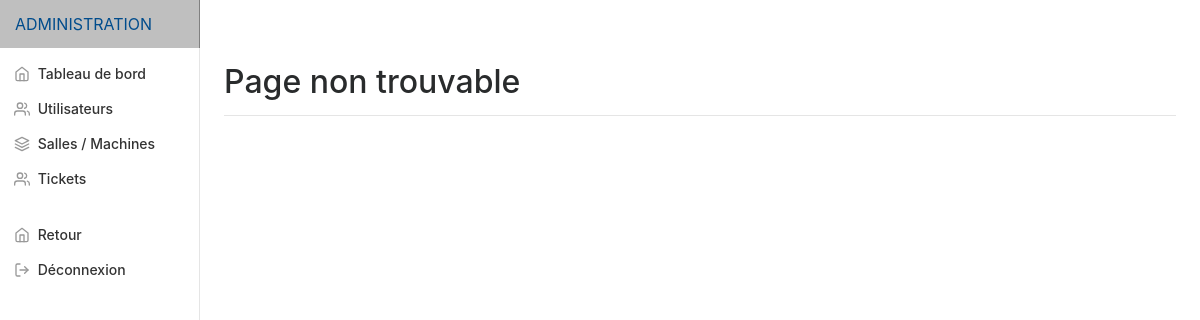
/machines.php?type=i&num=110 (signed in), run on an earlier commit of the app's database.
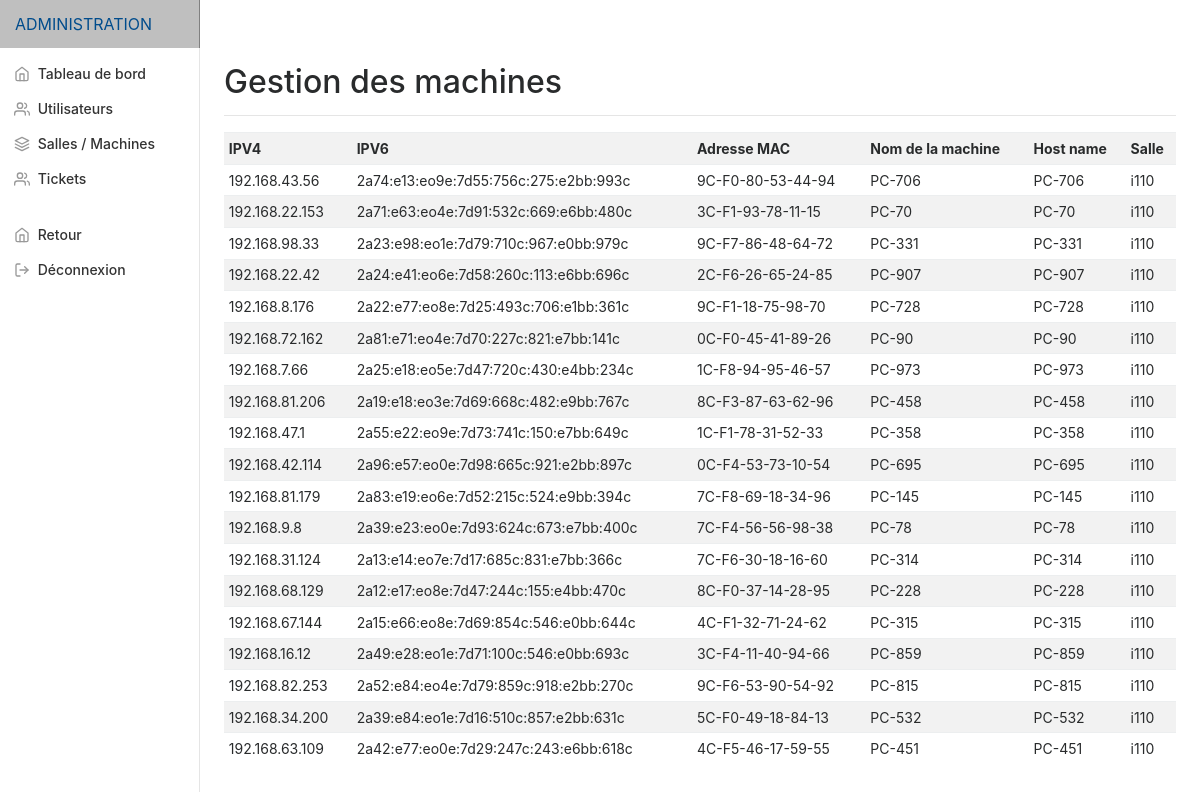
And on a later commit of the database.
### tables this page shows
CREATE TABLE `machines` (
  `id_machine` int(11) NOT NULL,
  `ipv4_machine` varchar(255) NOT NULL,
  `ipv6_machine` varchar(255) NOT NULL,
  `mac_machine` varchar(255) NOT NULL,
  `nom_machine` varchar(255) NOT NULL,
  `host_name_machine` varchar(255) NOT NULL,
  `libelle_machine` char(255) DEFAULT NULL,
  `complet_salle` varchar(20) NOT NULL
);

### machines.php (the view, shortened to what this page needs)
<?php include('inc/admin/header.php'); ?>
<?php
if(isset($_GET['type']) AND isset($_GET['num'])){
if(!empty($_GET['type'] AND $_GET['num'])){
$type = $_GET['type'];
$num = $_GET['num'];
$complet_salle = $type.$num;
$req = $bdd->prepare('SELECT * FROM machines WHERE complet_salle = ?');
$req->execute(array($complet_salle));
$ifresult = $req->rowCount();
if($ifresult != 0){
$result = $req->fetchAll();
?>
<main role="main" class="col-md-9 ml-sm-auto col-lg-10 pt-3 px-4">
  <div class="d-flex justify-content-between flex-wrap flex-md-nowrap align-items-center pb-2 mb-3 border-bottom">
    <h1 class="h2">Gestion des machines</h1>
  </div>
  <div class="table-responsive">
    <?php
    if($result) {
        echo '<table class="table table-striped table-sm">';
            echo '<thread>';
            echo '<tr>';
            echo '<th>IPV4</th>';
            echo '<th>IPV6</th>';
            echo '<th>Adresse MAC</th>';
            echo '<th>Nom de la machine</th>';
            echo '<th>Host name</th>';
            echo '<th>Salle</th>';
        foreach($result as $row) {
            echo '<tr>';
            echo '<td>'.$row["ipv4_machine"].'</td>';
            echo '<td>'.$row["ipv6_machine"].'</td>';
            echo '<td>'.$row["mac_machine"].'</td>';
            echo '<td>'.$row["nom_machine"].'</td>';
            echo '<td>'.$row["host_name_machine"].'</td>';
            echo '<td>'.$row["complet_salle"].'</td>';
            echo '</tr>';
        }
        echo '</table>';
    }
    else echo 'Pas d\'enregistrements dans cette table...';
    ?>
  </div>
</main>
<?php } else {
  include('pageintrouvable.php');
} } else {
  include('pageintrouvable.php');
} } else {
  include('pageintrouvable.php');
}?>
<?php include('inc/admin/footer.php'); ?>

### inc/admin/header.php (shortened to what this page needs)
<?php $url = $_SERVER['PHP_SELF']; ?>
<!doctype html>
<html lang="fr">
  <head>
    <link href="bootstrap/dist/css/bootstrap.min.css" rel="stylesheet">
    <link href="assets/css/dashboard.css" rel="stylesheet">
  </head>
  <body>
    <nav class="navbar navbar-dark sticky-top bg-dark flex-md-nowrap p-0">
      <a class="navbar-brand col-sm-3 col-md-2 mr-0" href="admin.php">ADMINISTRATION</a>
    </nav>
    <div class="container-fluid">
      <div class="row">
        <nav class="col-md-2 d-none d-md-block bg-light sidebar">
          <div class="sidebar-sticky">
            <ul class="nav flex-column">
              <li class="nav-item">
                <a class="nav-link <?php if($url == '/si6_git/admin.php'){echo 'active';}  ?>" href="admin.php">
                  <span data-feather="home"></span>
                  Tableau de bord <span class="sr-only">(current)</span>
                </a>
              </li>
              <li class="nav-item">
                <a class="nav-link <?php if($url == '/si6_git/utilisateurs.php'){echo 'active';}  ?>" href="utilisateurs.php">
                  <span data-feather="users"></span>
                  Utilisateurs
                </a>
              </li>
              <li class="nav-item">
                <a class="nav-link collapsed <?php if($url == '/si6_git/machines.php'){echo 'active';}  ?>" href="#submenu1" data-toggle="collapse" data-target="#submenu1"> <span data-feather="layers"></span> Salles / Machines</a>
              </li>
              <li class="nav-item">
                <a class="nav-link <?php if($url == '/si6_git/tickets.php'){echo 'active';}  ?>" href="tickets.php">
                  <span data-feather="users"></span>
                  Tickets
                </a>
              </li>
              <br>
              <li class="nav-item">
                <a class="nav-link" href="#">
                  <span data-feather="home"></span>
                  Retour
                </a>
              </li>
              <li class="nav-item">
                <a class="nav-link" href="logout.php">
                  <span data-feather="log-out"></span>
                  Déconnexion
                </a>
              </li>
            </ul>
          </div>
        </nav>

### pageintrouvable.php
<main role="main" class="col-md-9 ml-sm-auto col-lg-10 pt-3 px-4">
  <div class="d-flex justify-content-between flex-wrap flex-md-nowrap align-items-center pb-2 mb-3 border-bottom">
    <h1 class="h2">Page non trouvable</h1>
  </div>
</main>

### inc/admin/footer.php (shortened to what this page needs)
</div>
</div>
</body>
</html>

### assets/css/dashboard.css (style rules this page uses)
body { font-size: .875rem; }
.feather { width: 16px; height: 16px; vertical-align: text-bottom; }
.sidebar { position: fixed; top: 0; bottom: 0; left: 0; z-index: 100; padding: 0; box-shadow: inset -1px 0 0 rgba(0, 0, 0, .1); }
.sidebar-sticky { position: -webkit-sticky; position: sticky; top: 48px; height: calc(100vh - 48px); padding-top: .5rem; overflow-x: hidden; overflow-y: auto; }
.sidebar .nav-link { font-weight: 500; color: #333; }
.sidebar .nav-link .feather { margin-right: 4px; color: #999; }
.navbar-brand { padding-top: .75rem; padding-bottom: .75rem; font-size: 1rem; background-color: rgba(0, 0, 0, .25); box-shadow: inset -1px 0 0 rgba(0, 0, 0, .25); }
.border-bottom { border-bottom: 1px solid #e5e5e5; }

What changed in the data, as far as the page shows it:
added machines: ipv4_machine "192.168.43.56", ipv6_machine "2a74:e13:eo9e:7d55:756c:275:e2bb:993c", mac_machine "9C-F0-80-53-44-94", nom_machine "PC-706", host_name_machine "PC-706", complet_salle "i110"
added machines: ipv4_machine "192.168.22.153", ipv6_machine "2a71:e63:eo4e:7d91:532c:669:e6bb:480c", mac_machine "3C-F1-93-78-11-15", nom_machine "PC-70", host_name_machine "PC-70", complet_salle "i110"
added machines: ipv4_machine "192.168.98.33", ipv6_machine "2a23:e98:eo1e:7d79:710c:967:e0bb:979c", mac_machine "9C-F7-86-48-64-72", nom_machine "PC-331", host_name_machine "PC-331", complet_salle "i110"
added machines: ipv4_machine "192.168.22.42", ipv6_machine "2a24:e41:eo6e:7d58:260c:113:e6bb:696c", mac_machine "2C-F6-26-65-24-85", nom_machine "PC-907", host_name_machine "PC-907", complet_salle "i110"
added machines: ipv4_machine "192.168.8.176", ipv6_machine "2a22:e77:eo8e:7d25:493c:706:e1bb:361c", mac_machine "9C-F1-18-75-98-70", nom_machine "PC-728", host_name_machine "PC-728", complet_salle "i110"
added machines: ipv4_machine "192.168.72.162", ipv6_machine "2a81:e71:eo4e:7d70:227c:821:e7bb:141c", mac_machine "0C-F0-45-41-89-26", nom_machine "PC-90", host_name_machine "PC-90", complet_salle "i110"
added machines: ipv4_machine "192.168.7.66", ipv6_machine "2a25:e18:eo5e:7d47:720c:430:e4bb:234c", mac_machine "1C-F8-94-95-46-57", nom_machine "PC-973", host_name_machine "PC-973", complet_salle "i110"
added machines: ipv4_machine "192.168.81.206", ipv6_machine "2a19:e18:eo3e:7d69:668c:482:e9bb:767c", mac_machine "8C-F3-87-63-62-96", nom_machine "PC-458", host_name_machine "PC-458", complet_salle "i110"
added machines: ipv4_machine "192.168.47.1", ipv6_machine "2a55:e22:eo9e:7d73:741c:150:e7bb:649c", mac_machine "1C-F1-78-31-52-33", nom_machine "PC-358", host_name_machine "PC-358", complet_salle "i110"
added machines: ipv4_machine "192.168.42.114", ipv6_machine "2a96:e57:eo0e:7d98:665c:921:e2bb:897c", mac_machine "0C-F4-53-73-10-54", nom_machine "PC-695", host_name_machine "PC-695", complet_salle "i110"
added machines: ipv4_machine "192.168.81.179", ipv6_machine "2a83:e19:eo6e:7d52:215c:524:e9bb:394c", mac_machine "7C-F8-69-18-34-96", nom_machine "PC-145", host_name_machine "PC-145", complet_salle "i110"
added machines: ipv4_machine "192.168.9.8", ipv6_machine "2a39:e23:eo0e:7d93:624c:673:e7bb:400c", mac_machine "7C-F4-56-56-98-38", nom_machine "PC-78", host_name_machine "PC-78", complet_salle "i110"
added machines: ipv4_machine "192.168.31.124", ipv6_machine "2a13:e14:eo7e:7d17:685c:831:e7bb:366c", mac_machine "7C-F6-30-18-16-60", nom_machine "PC-314", host_name_machine "PC-314", complet_salle "i110"
added machines: ipv4_machine "192.168.68.129", ipv6_machine "2a12:e17:eo8e:7d47:244c:155:e4bb:470c", mac_machine "8C-F0-37-14-28-95", nom_machine "PC-228", host_name_machine "PC-228", complet_salle "i110"
added machines: ipv4_machine "192.168.67.144", ipv6_machine "2a15:e66:eo8e:7d69:854c:546:e0bb:644c", mac_machine "4C-F1-32-71-24-62", nom_machine "PC-315", host_name_machine "PC-315", complet_salle "i110"
added machines: ipv4_machine "192.168.16.12", ipv6_machine "2a49:e28:eo1e:7d71:100c:546:e0bb:693c", mac_machine "3C-F4-11-40-94-66", nom_machine "PC-859", host_name_machine "PC-859", complet_salle "i110"
added machines: ipv4_machine "192.168.82.253", ipv6_machine "2a52:e84:eo4e:7d79:859c:918:e2bb:270c", mac_machine "9C-F6-53-90-54-92", nom_machine "PC-815", host_name_machine "PC-815", complet_salle "i110"
added machines: ipv4_machine "192.168.34.200", ipv6_machine "2a39:e84:eo1e:7d16:510c:857:e2bb:631c", mac_machine "5C-F0-49-18-84-13", nom_machine "PC-532", host_name_machine "PC-532", complet_salle "i110"
added machines: ipv4_machine "192.168.63.109", ipv6_machine "2a42:e77:eo0e:7d29:247c:243:e6bb:618c", mac_machine "4C-F5-46-17-59-55", nom_machine "PC-451", host_name_machine "PC-451", complet_salle "i110"
Also different on the page:
text no longer shown: "Page non trouvable"
text now shown: "Gestion des machines IPV4 IPV6 Adresse MAC Nom de la machine Host name Salle"
